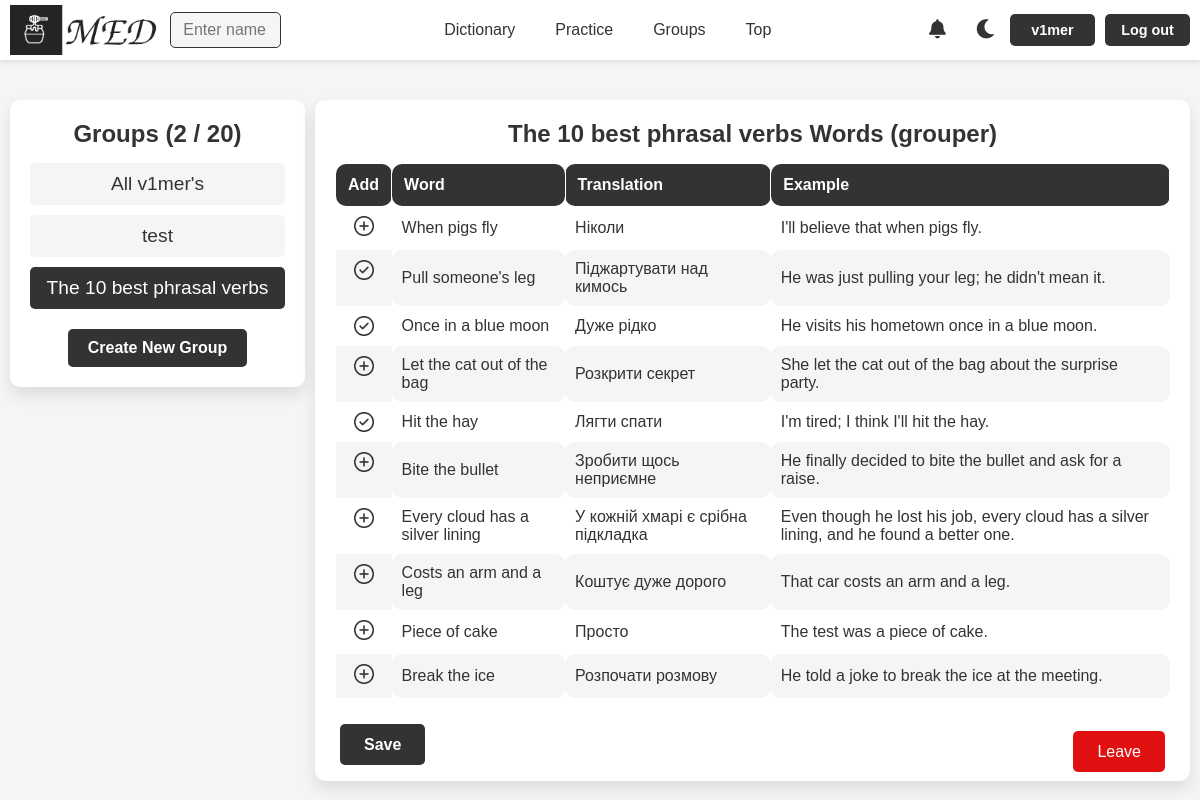
Page /groups/57/ (signed in) on the committed database.
### med/models.py (models this page shows, shortened)
class WordGroup(models.Model):
    name = models.CharField(max_length=100)
    words = models.ManyToManyField(Word, blank=True)
    user = models.ForeignKey(User, on_delete=models.CASCADE)
    is_main = models.BooleanField(verbose_name='main', default=False)
    uses_users = models.ManyToManyField(User, blank=True, related_name='uses_of_group')
    class Meta:
        ordering = ['name']
        indexes = [
            models.Index(fields=['name'])
        ]

class Word(models.Model):
    TYPE_CHOICES = [
        ('noun', 'Noun'),
        ('verb', 'Verb'),
        ('adjective', 'Adjective'),
        ('adverb', 'Adverb'),
        ('pronoun', 'Pronoun'),
        ('phrasal verb', 'Phrasal verb'),
        ('other', 'Other')
    ]
    word = models.CharField(max_length=100)
    translation = models.CharField(max_length=100)
    example = models.TextField(blank=True)
    time_create = models.DateTimeField(auto_now_add=True)
    time_update = models.DateTimeField(auto_now=True)
    user = models.ForeignKey(User, on_delete=models.CASCADE)
    is_favourite = models.BooleanField(default=False)
    word_type = models.CharField(max_length=20, choices=TYPE_CHOICES, default='other')
    class Meta:
        ordering = ['-time_create', 'word']
        indexes = [
            models.Index(fields=['-time_create'])
        ]

### med/views.py (the view)
# urls.py: path('groups/<int:group_id>/', views.GroupWordsView.as_view(), name='group_words'),
class GroupWordsView(BaseGroupView):
    model = Word
    context_object_name = 'words'
    paginate_by = 25
    def dispatch(self, request, *args, **kwargs):
        group_id = self.kwargs.get('group_id')
        group = get_object_or_404(WordGroup, id=group_id)
        if request.user != group.user and request.user not in group.uses_users.all():
            return HttpResponseRedirect(reverse('groups'))
        return super().dispatch(request, *args, **kwargs)
    def get_context_data(self, **kwargs):
        context = self.get_common_context(**kwargs)
        group_id = self.kwargs.get('group_id')
        group = get_object_or_404(WordGroup, id=group_id)
        is_my_group = group.user == self.request.user
        friends = User.objects.filter(
            Q(friendship_requests_sent__receiver=self.request.user, friendship_requests_sent__status='accepted') |
            Q(friendship_requests_received__sender=self.request.user, friendship_requests_received__status='accepted')
        ).distinct()
        context.update({
            'is_my_group': is_my_group,
            'is_uses': not is_my_group and group.uses_users.filter(id=self.request.user.id).exists(),
            'title': "Groups",
            'title1': f"{group.name} Words ({group.user.username})" if not is_my_group else f"{group.name} Words",
            'is_main': group.is_main,
            'group_id': group_id,
            'group_': group,
            'is_group': True,
            'words_f_g': True,
            'friends': friends,
        })
        if context['is_uses']:
            all_words = Word.objects.filter(user=self.request.user)
            user_word_titles = [word.word.lower() for word in all_words]
            group_words = group.words.all()
            for word in group_words:
                word.is_saved = word.word.lower() in user_word_titles
            context['words'] = group_words
        return context
    def get_queryset(self):
        group_id = self.kwargs.get('group_id')
        group = get_object_or_404(WordGroup, id=group_id)
        return group.words.all()

### med/templatetags/group_tags.py (called while the page is built)
@register.simple_tag
def get_user_pending_groups(request):
    if request.user.is_authenticated:
        groups = CommunityGroup.objects.filter(
            group__user=request.user,
        ).select_related('group')
        word_groups = [community_group.group for community_group in groups]
        return word_groups
    return []

### med/templatetags/notification_tags.py (called while the page is built)
@register.simple_tag
def get_unread_notifications_count(request):
    if request.user.is_authenticated:
        return request.user.notification_set.filter(is_read=False).count()
    return 0

@register.simple_tag
def get_latest_unread_notifications(request, limit=5):
    if request.user.is_authenticated:
        return request.user.notification_set.filter(is_read=False)[:limit]
    return []

### med/views.py (called while the page is built)
    def get_common_context(self, **kwargs):
        context = super().get_context_data(**kwargs)
        context['groups'] = WordGroup.objects.filter(user=self.request.user).order_by('-is_main', 'name')
        context['used_groups'] = WordGroup.objects.filter(uses_users=self.request.user)
        context['len_groups'] = max(context['groups'].count() + context['used_groups'].count() - 1, 0)
        context['max_group_count'] = MAX_GROUP_COUNT if self.request.user.username != 'grouper' else 100
        return context

### med/templates/med/groups.html (shortened to what this page needs)
{% extends "base.html" %}
{% load static %}
{% load group_tags %}
{% block content %}
<div class="group-container">
    <div class="group-list">
        <h2>{{ title }} ({{ len_groups }} / {{ max_group_count }}) </h2>
        <div class="group-blocks">
            {% for group in groups %}
            {% if group.id == group_id %}
                <div class="group-block group-block-selected">
                    <p>{{ group.name }}</p>
                </div>
            {% else %}
                <a href="{% url 'group_words' group.id %}">
                    <div class="group-block">
                        <p>{{ group.name }}</p>
                    </div>
                </a>
            {% endif %}
            {% endfor %}
            {% for group in used_groups %}
            {% if group.id == group_id %}
                <div class="group-block group-block-selected">
                    <p>{{ group.name }}</p>
                </div>
            {% else %}
                <a href="{% url 'group_words' group.id %}">
                    <div class="group-block">
                        <p>{{ group.name }}</p>
                    </div>
                </a>
            {% endif %}
            {% endfor %}
        </div>
        {% if len_groups < max_group_count %}
            <a href="{% url 'create_group' %}" class="buttons">Create New Group</a>
        {% endif %}
    </div>
    <div class="word-list-container">
        <h2>{{ title1 }}</h2>
        {% if is_group %}
        {% if words %}
            <table class="word_table group-table">
                <thead>
                    <tr>
                        {% if not is_main %}
                        {% if not is_uses %}
                        <th class="checboxes">#</th>
                        {% else %}
                        <th class="edit">Add</th>
                        {% endif %}
                        {% endif %}
                        <th>Word</th>
                        <th>Translation</th>
                        <th>Example</th>
                    </tr>
                </thead>
                <tbody>
                    {% for word in words %}
                        <tr>
                            {% if not is_main %}
                            {% if not is_uses %}
                            <td><input type="checkbox" name="word_checkbox" value="{{ word.id }}"></td>
                            {% else %}
                            {% if word.is_saved %}
                            <td class="img_td">
                                <img class="f_img cm_img" src="{% static 'med/img/groups/cm_light.png' %}" data-light-src="{% static 'med/img/groups/cm_light.png' %}" data-dark-src="{% static 'med/img/groups/cm_dark.png' %}" alt="IS Saved img">
                            </td>
                            {% else %}
                            <td class="img_td">
                                <a href="{% url 'save_word' group_id word.id %}">
                                <img class="f_img" src="{% static 'med/img/groups/add_light.png' %}" data-light-src="{% static 'med/img/groups/add_light.png' %}" data-dark-src="{% static 'med/img/groups/add_dark.png' %}" alt="Add img">
                                </a>
                            </td>
                            {% endif %}
                            {% endif %}
                            {% endif %}
                            <td>{{ word.word }}</td>
                            <td>{{ word.translation }}</td>
                            <td>{{ word.example }}</td>
                        </tr>
                    {% endfor %}
                </tbody>
            </table>
        {% else %}
            <p>No words in this group.</p>
        {% endif %}
        {% endif %}
        {% if is_group %}
        {% if not is_uses %}
        <div class="buttons groups-buttons" style="margin-top: 15px;">
            <div class="add_word">
                {% if is_main %}
                <a href="{% url 'addword' %}" class="add-word-button">Add Word</a>
                {% else %}
                <a href="{% url 'words' request.user.username %}" class="add-word-button">Add Word</a>
                <a href="#" class="add-word-button" onclick="deleteSelectedWords(); return false;">Delete Selected</a>
                {% if words %}
                    <a href="#" class="add-word-button" onclick="openShareModal(); return false;">Share</a>
                {% endif %}
                {% endif %}
            </div>
            {% if not is_main %}
            <div class="delete-button" style="margin-bottom: 15px;">
                <a href="{% url 'confirm_delete' %}?group_id={{ group_id }}" class="delete-group-button">Delete Group</a>
            </div>
            {% endif %}
        </div>
        {% else %}
        <div class="buttons groups-buttons">
            <div class="add_word">
                <a href="{% url 'save_group_words' group_id %}" class="add-word-button">Save</a>
            </div>
            <div class="delete-button">
                <a href="{% url 'leave_group' group_id=group_id fp=0 %}" class="delete-group-button">Leave</a>
            </div>
        </div>
        {% endif %}
    </div>
</div>
{% endif %}
{% endblock %}

### templates/base.html (shortened to what this page needs)
{% load static %}
{% load notification_tags %}
<!DOCTYPE html>
<html lang="en">
<head>
    <link rel="stylesheet" type="text/css" href="{% static 'med/css/styles.css' %}">
    <link rel="stylesheet" href="https://cdnjs.cloudflare.com/ajax/libs/font-awesome/5.15.4/css/all.min.css">
</head>
<body>
<header>
    {% if user.is_authenticated %}
    <div class="logo_container">
        {% if is_profile or is_dict %}
            {% if is_my_profile or is_my_dict %}
                <a href="{% url 'profile' user.username %}">
                    <img id="logo_img" src="{% static 'med/img/base/light_logo.png' %}"
                         data-light-src="{% static 'med/img/base/light_logo.png' %}"
                         data-dark-src="{% static 'med/img/base/dark_logo.png' %}" alt="MED Logo">
                </a>
            {% else %}
                <a href="{% url 'profile' logged_user.username %}">
                    <img id="logo_img" src="{% static 'med/img/base/light_logo.png' %}"
                         data-light-src="{% static 'med/img/base/light_logo.png' %}"
                         data-dark-src="{% static 'med/img/base/dark_logo.png' %}" alt="MED Logo">
                </a>
            {% endif %}
        {% else %}
            <a href="{% url 'profile' user.username %}">
                <img id="logo_img" src="{% static 'med/img/base/light_logo.png' %}"
                     data-light-src="{% static 'med/img/base/light_logo.png' %}"
                     data-dark-src="{% static 'med/img/base/dark_logo.png' %}" alt="MED Logo">
            </a>
        {% endif %}
    </div>
    {% else %}
    <div class="logo_container">
        <a href="{% url 'home' %}"><img id="logo_img" src="{% static 'med/img/base/light_logo.png' %}" data-light-src="{% static 'med/img/base/light_logo.png' %}" data-dark-src="{% static 'med/img/base/dark_logo.png' %}" alt="MED Logo"></a>
    </div>
    {% endif %}
    <nav class="nav-items" id="nav-items">
            {% if user.is_authenticated %}
                <div class="nav-left">
                {% if not is_search %}
                <form method="get" action="{% url 'user_search' %}" class="search-form">
                    <input type="text" name="q" placeholder="Enter name" required class="search-input">
                </form>
                {% endif %}
                </div>
        <div class="nav-center">
                {% if is_my_dict %}
                <a href="{% url 'words' user.username %}">Dictionary</a>
                {% else %}
                <a href="{% url 'words' request.user.username %}">Dictionary</a>
                {% endif %}
                <a href="{% url 'practice' %}">Practice</a>
                <a href="{% url 'groups' %}">Groups</a>
                <a href="{% url 'tops_by_category' %}">Top</a>
            {% else %}
            <div class="nav-left"></div>
            <div class="nav-center">
                <a href="{% url 'login' %}">Dictionary</a>
                <a href="{% url 'login' %}">Practice</a>
                <a href="{% url 'login' %}">Groups</a>
                {% endif %}
            </div>
        <div class="buttons">
            {% if request.user.is_authenticated %}
            <a href="{% url 'notifications' %}" class="no-style" id="notifications-link">
                <i class="fas fa-bell"></i>
                {% get_unread_notifications_count request as unread_count %}
            </a>
                    {% get_latest_unread_notifications request as header_notifications %}
            {% endif %}
            <a id="theme-toggle-dark" class="no-style"><i class="fas fa-moon"></i></a>
        {% if request.user.is_authenticated %}
            {% if is_profile or is_dict %}
                {% if is_my_profile or is_my_dict %}
                <a href="{% url 'profile' user.username %}">{{request.user.username}}</a>
                {% else %}
                <a href="{% url 'profile' logged_user.username %}">{{request.user.username}}</a>
                {% endif %}
            {% else %}
                <a href="{% url 'profile' user.username %}">{{request.user.username}}</a>
            {% endif %}
            <a href="{% url 'logout' %}">Log out</a>
        </div>
        {% else %}
            <a href="{% url 'login' %}">Log in</a>
            <a href="{% url 'register' %}">Register</a>
        </div>
        {% endif %}
    </nav>
</header>
<div class="container">
    {% block content %}
    {% endblock %}
</div>
</body>
</html>

### rows in the picture
WordGroup: name "All v1mer's"
WordGroup: name "test"
WordGroup: name "The 10 best phrasal verbs"
Word: word "When pigs fly", translation "Ніколи", example "I'll believe that when pigs fly."
Word: word "Pull someone's leg", translation "Піджартувати над кимось", example "He was just pulling your leg; he didn't mean it."
Word: word "Once in a blue moon", translation "Дуже рідко", example "He visits his hometown once in a blue moon."
Word: word "Let the cat out of the bag", translation "Розкрити секрет", example "She let the cat out of the bag about the surprise party."
Word: word "Hit the hay", translation "Лягти спати", example "I'm tired; I think I'll hit the hay."
Word: word "Bite the bullet", translation "Зробити щось неприємне", example "He finally decided to bite the bullet and ask for a raise."
Word: word "Every cloud has a silver lining", translation "У кожній хмарі є срібна підкладка", example "Even though he lost his job, every cloud has a silver lining, and he found a better one."
Word: word "Costs an arm and a leg", translation "Коштує дуже дорого", example "That car costs an arm and a leg."
Word: word "Piece of cake", translation "Просто", example "The test was a piece of cake."
Word: word "Break the ice", translation "Розпочати розмову", example "He told a joke to break the ice at the meeting."

### other values in the picture
{{ request.user.username }} "v1mer"
{{ title }} "Groups"
{{ len_groups }} "2"
{{ max_group_count }} "20"
{{ title1 }} "The 10 best phrasal verbs Words (grouper)"
